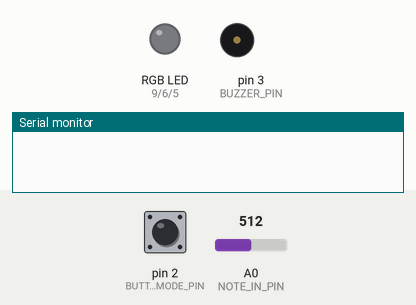
Recording of a sketch running on a simulated Arduino Uno, built with avr-gcc and run on an emulated ATmega328P. Parts: an RGB LED mixed from three pins (HIGH = lit), buzzer (waves = sounding), the last lines printed to the serial monitor. The inputs (shaded band) are chosen by the test bench; at power-on: pin 2 (BUTTON_MODE_PIN) LOW, A0 (NOTE_IN_PIN) = 512. Random numbers use the default seed unless the sketch sets one.

Above: at 1.2 s.
1.3 s: pin 2 (BUTTON_MODE_PIN) pulled HIGH for 0.15 s
At 1.7 s:
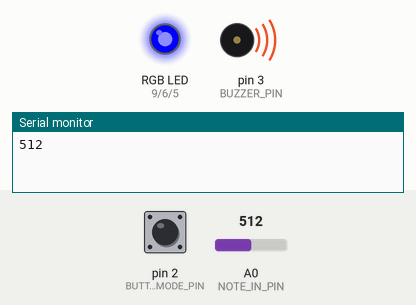
4.3 s: pin 2 (BUTTON_MODE_PIN) pulled HIGH for 1 s
At 5.5 s:
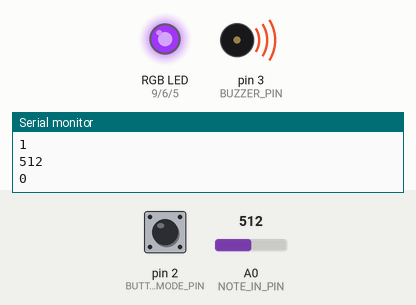
7.3 s: pin 2 (BUTTON_MODE_PIN) pulled HIGH for 3.2 s
At 10.51 s:
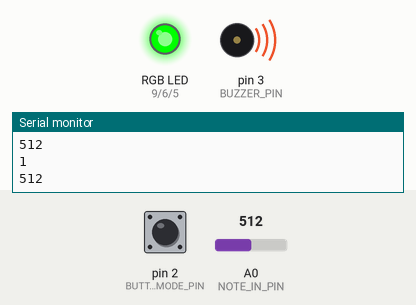
Timing chart, 0 to 12.0 s (numbered marks = the images above; inputs shaded):
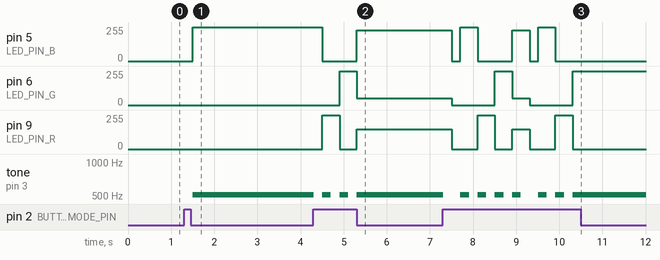

The sketch:

mccormickMacey_etudeThree.ino
```cpp
/********************** ETUDE 3 CART 360 2019 *******************************
 * WELCOME!
 * THE PURPOSE OF THIS EXERCISE IS TO DESIGN A VERY SIMPLE KEYBOARD (5 KEYS)
 * WHICH ALLOWS YOU TO PLAY LIVE, RECORD, AND PLAYBACK SINGLE NOTES (NO CHORDS).
 * THERE WILL BE A BUTTON WHICH WHEN PRESSED WILL TAKE THE USER TO THE NEXT MODE:
 * THERE ARE 5 POSSIBLE MODES
 * 0 ==  reset    ==   led off == also resets
 * 1 ==  live     ==   led BLUE
 * 2 ==  record   ==   led RED
 * 3 ==  play     ==   led GREEN
 * 4 ==  loopMODE ==   led PURPLE
 *
 * ADDITIONALLY - WHEN THE USER CHANGES MODE,
 * THE RGB LED WILL CHANGE COLOR (ACCORDING TO THE SPECIFICATIONS)

 * PLEASE FOLLOW THE INSTRUCTIONS IN THE COMMENTS:
 * DO NOT ADD ANY MORE FUNCTION DEFINITIONS
 * ONLY IMPLEMENT THE FUNCTION DEFINITIONS SUPPLIED
 * THERE IS NO NEED TO ADD ANY NEW VARIABLES OR CONSTANTS
 * PROVIDE COMMENTS FOR ANY OF THE CODE IMPLEMENTED
 * GOOD LUCK!
 */

 /*
  * The reason why different tones are generated on button press is due to the resistor ladder.
  * The amount of voltage being sent through the circuit depends on how much resistance is being
  * enforced- which in turn is sending a certain number to analogRead. In the code, by using the
  * amount of voltage in the tone() function, we are translating voltage to frequency.
  */
/**** CONSTANTS ********************************************************/

#define BUTTON_MODE_PIN 2 // Button to change the mode

// constants for RGB LED
#define LED_PIN_R 9 // R PIN
#define LED_PIN_G 6 // G PIN
#define LED_PIN_B 5 // B PIN

// constant for note in (button-resistor ladder on breadboard)
# define NOTE_IN_PIN A0

//constant for max number of notes in array
#define MAX_NOTES 16

// a constant for duration
const int duration = 200;

// constant for pin to output for buzzer
#define BUZZER_PIN 3 // PWM

/******** VARIABLES *****************************************************/
// counter for how many notes we have
int countNotes =0;
// array to hold the notes played (for record/play mode)
int notes [MAX_NOTES];
int mode =0; // start at off

/*************************************************************************/


/**********************SETUP() DO NOT CHANGE*******************************/
// Declare pin mode for the single digital input
void setup()
{
  pinMode(BUTTON_MODE_PIN, INPUT);

  Serial.begin(9600);

  pinMode(LED_PIN_R,OUTPUT);
  pinMode(LED_PIN_G,OUTPUT);
  pinMode(LED_PIN_B, OUTPUT);
}

/**********************LOOP() DO NOT CHANGE *******************************
 * INSTRUCTIONS:
 * There is NO NEED to change the loop - it establishes the flow of the program
 * We call here 3 functions repeatedly:
 * 1: chooseMode(): this function will determine the mode that your program is in
 * based on if the button (linked to the BUTTON_MODE_PIN) was pressed
 * 2: setRGB(): will set the color of the RGB LED based on the value of the mode variable
 * 3: selectMode(): will determine which function to call based on the value of the mode variable

**************************************************************************/
void loop()
{
  chooseMode();
  setRGB();
  selectMode();
}
/******************CHOOSEMODE(): IMPLEMENT *********************************
 * INSTRUCTIONS:
 * Read the value from the Button (linked to the BUTTON_MODE_PIN) and
 * if is being pressed then change the mode variable.
 * REMEMBER:
 * mode == 0 is reset
 * mode == 1 is live
 * mode == 2 is record
 * mode == 3 is play
 * mode == 4 is loopMode
 * Every time the user presses the button, the program will go to the next mode,
 * once it reaches 4, it should go back to mode == 0.
 * (i.e. if mode ==2 and we press, then mode ==3) ...
**************************************************************************/
void chooseMode(){
// checking the state of the button
 int buttonState = digitalRead(BUTTON_MODE_PIN);

//if the state is HIGH aka pressed

if (buttonState == HIGH) {
//shift through the modes
  mode++;
// avoid bouncing (cycling through modes too fast)
  delay(200);
// will loop through 5 states (0-4), when it reaches 5, it will reset to 0!
  if (mode % 5 == 0) {
    mode = 0;
  }
}

}

/******************SETRGB(): IMPLEMENT *********************************
 * INSTRUCTIONS:
 * Depending on the value of the mode variable:
 * if the mode is 0 - RGB LED IS OFF
 * if the mode is 1 - RGB LED IS BLUE
 * if mode is 2 - RGB LED IS RED
 * if mode is 3 - RGB LED IS GREEN
 * if mode is 4 - RGB LED iS PURPLE
 * YOU MUST USE A SWITCH CASE CONSTRUCT (NOT A SERIES OF IF / ELSE STATEMENTS
**************************************************************************/
void setRGB()
{
  // So in this instance, the switch is checking what mode the button has cycled to, and will change the RGB
  // LED accordingly by writing the RGB values to the pins defined in Setup.
  switch (mode) {
  case 0:
    //turn off the LEDs when mode equals 0
    analogWrite(LED_PIN_R,0);
    analogWrite(LED_PIN_G,0);
    analogWrite(LED_PIN_B,0);
    break;
  case 1:
    //change color to blue when mode equals 1
    analogWrite(LED_PIN_R,0);
    analogWrite(LED_PIN_G,0);
    analogWrite(LED_PIN_B,255);
    break;
  case 2:
    //change color to red when mode equals 2
    analogWrite(LED_PIN_R,255);
    analogWrite(LED_PIN_G,0);
    analogWrite(LED_PIN_B,0);
    break;
  case 3:
    //change color to green when mode equals 3
    analogWrite(LED_PIN_R,0);
    analogWrite(LED_PIN_G,255);
    analogWrite(LED_PIN_B,0);
    break;
  case 4:
    // change color to purple when mode equals 4
    analogWrite(LED_PIN_R,150);
    analogWrite(LED_PIN_G,50);
    analogWrite(LED_PIN_B,230);
    break;

}
}
/**********************SELECTMODE() DO NOT CHANGE *******************************
 * INSTRUCTIONS:
 * There is NO NEED to change this function - it selects WHICH function should run based on the mode variable
 * There are 4 possibilities
 * 1: reset(): this function will reset any arrays etc, and will do nothing else
 * 2: live(): this function will play the corresponding notes
 * to the user pressing the respective buttons.
 * NOTE:: the notes played are NOT stored
 * 3: record(): this function will play the corresponding notes
 * to the user pressing the respective buttons
 * AND will STORE up to 16 consecutive notes in an array.
 * 4: play(): this function will playback any notes stored in the array that were recorded
 * in the previous mode
 * 5: loopMode(): this function will playback any notes stored in the array that were recorded,
 * BUT unlike the previous mode, you can choose in which sequence the notes are played.
 * REQUIRED: only play notes from the array (no live stuff)

******************************************************************************/
void selectMode()
{
  if(mode ==0) {
    reset();
  }
  else if(mode ==1) {
    live();
  }
  else if(mode ==2) {
    record();
  }

  else if(mode ==3) {
    play();
  }

   else if(mode ==4) {
    loopMode();
  }
}
/******************RESET(): IMPLEMENT **************************************
 * INSTRUCTIONS:
 * this function should ensure that any notes recorded are no longer available
**************************************************************************/
void reset()
// This code is going through the array, making sure to stop at countNotes (the amount of notes recorded
// and setting the values to 0 (therefore empty)
{
  for (int i=0; i<countNotes; i++) {
     notes[i] = 0;

  }
  countNotes = 0;

}
/******************LIVE(): IMPLEMENT **************************************
 * INSTRUCTIONS:
 * this function will play the corresponding notes
 * to the user pressing the respective buttons
 * NOTE:: the notes played are NOT stored
 * SO: you need read in the input from the analog input (linked to the button-resistor ladder combo)
 * THEN - output the note to the buzzer using the tone() function
**************************************************************************/
void live()
{
  // We are reading the amount of voltage being sent through the resistor chain:
    int volts = analogRead(NOTE_IN_PIN);

    Serial.println(volts);

    // This if statement is to reduce noise, making sure the buzzer only plays
    // when the voltage is over a certain amount (aka a button is pressed)
    // It plays the amount of voltage as a frequency, for the constant duration of 200.

    if (volts > 8) {
    tone(BUZZER_PIN, volts, duration);
    delay(duration);
    }
}
/******************RECORD(): IMPLEMENT **********************************
 * INSTRUCTIONS:
 * this function will play the corresponding notes
 * to the user pressing the respective buttons
 * AND will STORE up to 16 consecutive notes in an array.
 * SO:you need read in the input from the analog input (linked to the button-resistor ladder combo)
 * AND - output the note to the buzzer using the tone() function
 * THEN store that note in the array  - BE CAREFUL - you can only allow for up to MAX_NOTES to be stored
**************************************************************************/
void record()
{

    int volts = analogRead(NOTE_IN_PIN);

    if (volts > 8) {
    tone(BUZZER_PIN, volts, duration);
    delay(duration);

    // If countNotes hasn't exceeded the maximum amount of notes it can hold in the array,
    // store the voltage (frequency) into the array slot, and then increment countNotes to
    // continuously add notes in the array one at a time.

    if (countNotes < MAX_NOTES) {
      notes[countNotes] = volts;
      countNotes++;
      Serial.println(countNotes);

    }

   }


}
/******************PLAY(): IMPLEMENT ************************************
 * INSTRUCTIONS:
 * this function will playback any notes stored in the array that were recorded
 * in the previous mode
 * SO: you need to go through the array of values (be careful - the user may not have put in MAX_NOTES)
 * READ each value IN ORDER
 * AND output each note to the buzzer using the tone() function
 * ALSO: as long as we are in this mode, the notes are played over and over again
 * BE CAREFUL: make sure you allow for the user to get to another mode from the mode button...
**************************************************************************/
void play()
{
  // This for loop goes through the notes array, making sure to only go through
  // the amount of notes recorded (countNotes) and playing each one's recorded voltage/frequency.

  for(int i=0; i < countNotes; i++) {
    tone(BUZZER_PIN, notes[i], duration);

    Serial.println(notes[i]);
    delay(duration);

  // This if statement checks in the for loop to see if the mode change button is being pressed.
  // If it is, stop the for loop and allow the button press to change to the next mode.

    if (digitalRead(BUTTON_MODE_PIN) == HIGH) {
      break;
    }
  }

}
/******************LOOPMODE(): IMPLEMENT *********************************
 * INSTRUCTIONS:
 * this function will playback any notes stored in the array that were recorded
 * in the previous mode
 * SO: you need to go through the array of values (be careful - the user may not have put in MAX_NOTES)
 * READ values IN ANY ORDERING (You MUST use the array - but you can determine your own sequence)
 * AND output each note to the buzzer using the tone() function
 * ALSO: as long as we are in this mode, the notes are played over and over again
 * BE CAREFUL: make sure you allow for the user to get to another mode from the mode button...
**************************************************************************/
void loopMode()
{
  // For this mode, I implemented the random function to go through the array and
  // play a random value contained within the array (within countNotes).
  // Of course, the rest is the same as play().

  int randomTone = random(0,countNotes);
  for(int i=0; i < countNotes; i++) {
    tone(BUZZER_PIN, notes[randomTone], duration);

    Serial.println(randomTone);
    delay(duration);

    if (digitalRead(BUTTON_MODE_PIN) == HIGH) {
      break;
    }
  }
}

/**************************************************************************/
```

Measured:
- after the input at 1.3 s, pin 5 (LED_PIN_B): 0/255 → 255/255 after 0.20 s; tone on pin 3 (BUZZER_PIN): silent → 512 Hz after 0.20 s
- after the input at 4.3 s, pin 5 (LED_PIN_B): 255/255 → 0/255 after 0.20 s, → 230/255 0.80 s later; pin 6 (LED_PIN_G): 0/255 → 255/255 after 0.61 s, → 50/255 0.40 s later
- after the input at 7.3 s, pin 5 (LED_PIN_B): 230/255 → 0/255 after 0.21 s, → 255/255 0.20 s later, → 0/255 0.40 s later, → 230/255 0.80 s later, … (7 changes in this stretch); pin 6 (LED_PIN_G): 50/255 → 0/255 after 0.21 s, → 255/255 1.0 s later, → 50/255 0.40 s later, → 0/255 0.40 s later, … (5 changes in this stretch)
